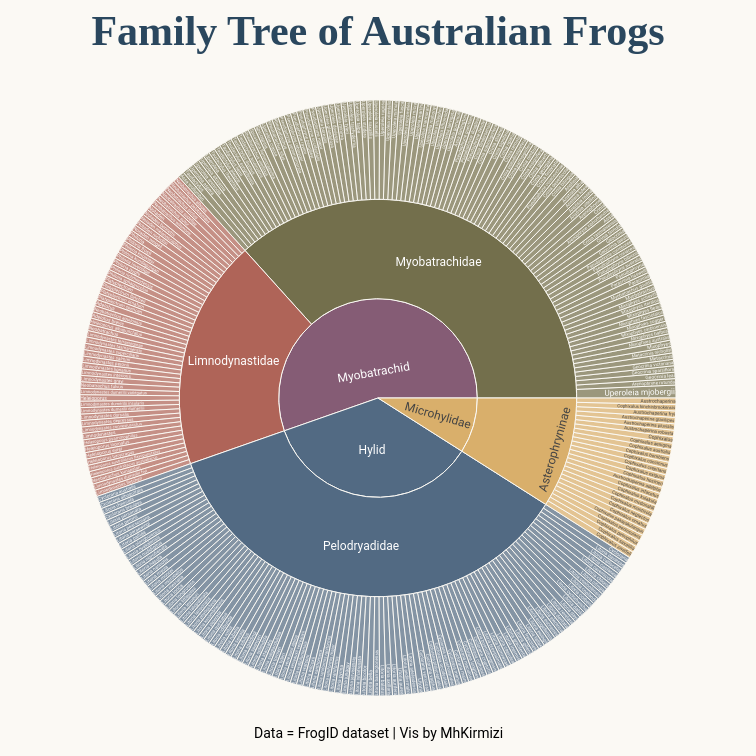

The code cell stored with this chart in its notebook:
### Code cell
fig = px.sunburst(
    frog_names_clean2, 
    path = ['subfamily', 'tribe', 'scientificName'],
    color = 'tribe',
    color_discrete_sequence= px.colors.qualitative.Antique,
    width=756, height=756)
fig.update_layout(
    font = dict(
        family = 'Roboto' 
    ), 
    title = dict(
        text = "Family Tree of Australian Frogs", 
        font=dict(size=42, color="#2a475e", family="Montserrat", weight='bold'), 
        x=0.5, 
        xanchor='center'
    ),
    margin=dict(t=90, b=50), 
    annotations = [
        dict(
            text = "Data = FrogID dataset | Vis by MhKirmizi", 
            xref = "paper", yref= "paper", 
            x = .5, y = -.06, 
            showarrow = False, 
            font = dict(size = 14, color = "black"), 
            align = "left"
        )
    ],
    plot_bgcolor="#fbf9f4",
    paper_bgcolor="#fbf9f4"
)
fig.show()
fig.write_html("frog_family_tree.html")
fig.write_image("sunburst_frog.png", width=756, height=756, scale=2)

### Figure 1 — Plotly figure (JSON) as saved in the notebook; plotly's stock layout.template omitted (floating-point values rounded to 4 significant figures; data arrays with more than 128 entries replaced by an {"elided": "..."} marker saying what was removed)
{"data": [{"branchvalues": "total", "customdata": {"elided": "295x1 str values"}, "domain": {"x": [0, 1], "y": [0, 1]}, "hovertemplate": "labels=%{label}<br>count=%{value}<br>parent=%{parent}<br>id=%{id}<br>tribe=%{customdata[0]}<extra></extra>", "ids": {"elided": "295 str values"}, "labels": {"elided": "295 str values"}, "marker": {"colors": {"elided": "295 str values"}}, "name": "", "parents": {"elided": "295 str values"}, "type": "sunburst", "values": {"elided": "295 int values"}}], "layout": {"annotations": [{"align": "left", "font": {"color": "black", "size": 14}, "showarrow": false, "text": "Data = FrogID dataset | Vis by MhKirmizi", "x": 0.5, "xref": "paper", "y": -0.06, "yref": "paper"}], "font": {"family": "Roboto"}, "height": 756, "legend": {"tracegroupgap": 0}, "margin": {"b": 50, "t": 90}, "paper_bgcolor": "#fbf9f4", "plot_bgcolor": "#fbf9f4", "sunburstcolorway": ["rgb(133, 92, 117)", "rgb(217, 175, 107)", "rgb(175, 100, 88)", "rgb(115, 111, 76)", "rgb(82, 106, 131)", "rgb(98, 83, 119)", "rgb(104, 133, 92)", "rgb(156, 156, 94)", "rgb(160, 97, 119)", "rgb(140, 120, 93)", "rgb(124, 124, 124)"], "title": {"font": {"color": "#2a475e", "family": "Montserrat", "size": 42, "weight": "bold"}, "text": "Family Tree of Australian Frogs", "x": 0.5, "xanchor": "center"}, "width": 756}}
